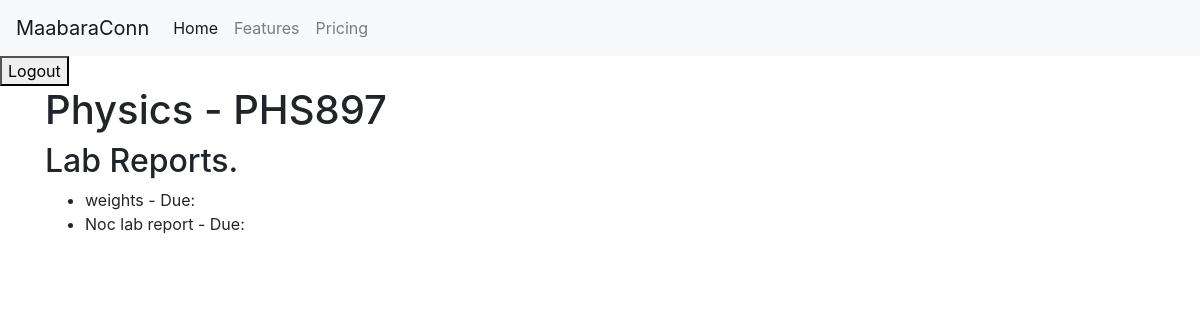
The app's page /users/course/2/ with its own data.
### users/models.py (models this page shows, shortened)
class Course(models.Model):
    name = models.CharField(max_length=255, unique=True)
    code = models.CharField(max_length=10, unique=True)
    lecturer = models.ForeignKey(
        User, on_delete=models.CASCADE, related_name='courses')
    student = models.ManyToManyField(
        User, related_name='enrolled_courses', blank=False)

class LabReport(models.Model):
    REPORT_TYPE_CHOICES = [
        ('IND', 'Individual'),
        ('GRP', 'Group'),]
    report_type = models.CharField(
        max_length=3, choices=REPORT_TYPE_CHOICES, default='IND')
    creator = models.ForeignKey(
        settings.AUTH_USER_MODEL, on_delete=models.CASCADE, related_name='lab_reports')
    course = models.ForeignKey(
        Course, on_delete=models.CASCADE, related_name='lab_reports')
    title = models.CharField(max_length=255)
    description = models.TextField()
    laboratory = models.ForeignKey(
        Laboratory, on_delete=models.CASCADE, related_name='lab_reports', null=True)
    document = models.FileField(upload_to='lab_reports/')
    submitted_at = models.DateTimeField(auto_now_add=True)
    status = models.CharField(max_length=100, default='Pending')
    template = models.ForeignKey(
        LabTemplate, on_delete=models.SET_NULL, null=True, blank=True, related_name='lab_reports')

### users/views.py (the view)
# urls.py: path('course/<int:course_id>/', views.course_detail, name='course_detail'),
def course_detail(request, course_id):
    course = get_object_or_404(Course, pk=course_id)
    lab_reports = LabReport.objects.filter(course=course)
    return render(request, 'users/course_detail.html', {'course': course, 'lab_reports': lab_reports})

### users/templates/users/course_detail.html
{% extends 'base.html' %} {% block content %}
<div class="container">
  <h1>{{ course.name }} - {{ course.code }}</h1>
  <section>
    <h2>Lab Reports.</h2>
    <ul>
      {% for lab_report in lab_reports %}
      <li>{{ lab_report.title }} - Due: {{ lab_report.due_date }}</li>
      {% endfor %}
    </ul>
  </section>
</div>
{% endblock %}

### records on screen
Course: name "Physics", code "PHS897"
LabReport: title "weights"
LabReport: title "Noc lab report"
